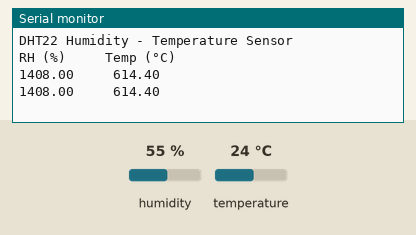
Recording of a sketch running on a simulated Arduino Uno, built with avr-gcc and run on an emulated ATmega328P. Parts: the last lines printed to the serial monitor. Wiring (inferred from the names in the program): DHT11 sensor: data pin 2. The test bench sets the inputs (shaded band); at power-on: humidity 55 %, temperature 24 °C.

Above: at 4.3 s.
4.4 s: humidity set to 22 %
At 7.5 s:
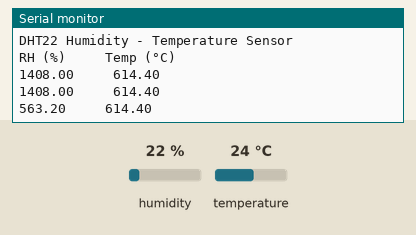
8.6 s: temperature set to 12 °C
At 11.5 s:
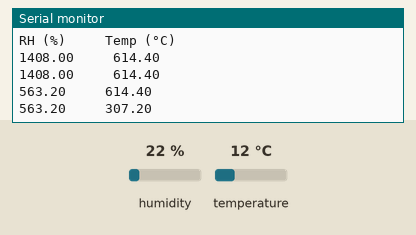
12.8 s: humidity set to 40 %
At 14.3 s:
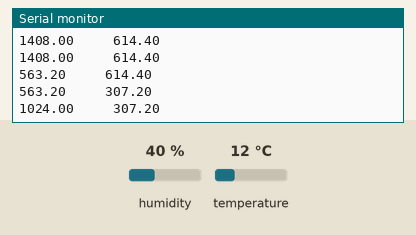
Timing chart, 0 to 15.8 s (numbered marks = the images above; inputs shaded):
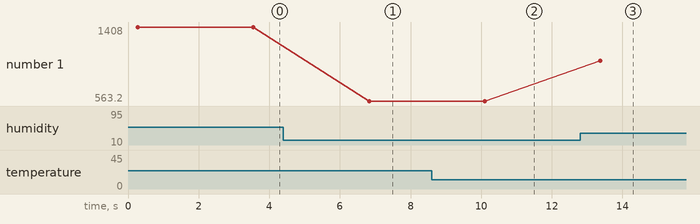

Measured:
- after the input at 4.4 s, the serial monitor: prints a new line after 2.4 s (image 1)
- after the input at 8.6 s, the serial monitor: prints a new line after 1.5 s (image 2)
- after the input at 12.8 s, the serial monitor: prints a new line after 0.57 s (image 3)
- plotted number 1: 1408 → 563.2 after the input at 4.4 s, 563.2 → 1024 after the input at 12.8 s

The sketch:

Arduino_dht22_hum.ino
```cpp
/********************
 * Program:  DHT22 humidity-temperature sensor tester
 * Description: print humidity and temperature to serial
 ********************/

#include <DHT.h>

//Constants
#define DHTPIN 2     // what pin on the arduino is the DHT22 data line connected to
#define DHTTYPE DHT22   // DHT 22  (AM2302)
//#define DHTTYPE DHT11   // DHT 11
DHT dht(DHTPIN, DHTTYPE); // Initialize DHT sensor for normal 16mhz Arduino

void setup() { // to run once
  Serial.begin(38400); // Initialize the serial port
  Serial.println("DHT22 Humidity - Temperature Sensor");
  Serial.println("RH (%)\t\t Temp (°C)");
  dht.begin();
}

void loop() {
  // Reading temperature or humidity takes about 250 milliseconds!
  // Sensor readings may also be up to 2 seconds 'old' (its a very slow sensor)
  float h = dht.readHumidity();
  float t = dht.readTemperature();
  // Check if any reads failed and exit early (to try again).
  if (isnan(h) || isnan(t)) {
    Serial.println("Failed to read from DHT22 sensor!");
    return;
  }

  Serial.print(h);
  Serial.print(" \t\t");
  Serial.println(t);
  // Wait a few seconds between measurements. The DHT22 should not be read at a higher frequency of
  // about once every 2 seconds. So we add a 3 second delay to cover this.
  delay(3000);
}
```
